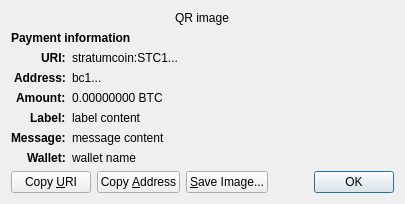
<?xml version="1.0" encoding="UTF-8"?>
<ui version="4.0">
 <class>ReceiveRequestDialog</class>
 <widget class="QDialog" name="ReceiveRequestDialog">
  <property name="geometry">
   <rect>
    <x>0</x>
    <y>0</y>
    <width>413</width>
    <height>229</height>
   </rect>
  </property>
  <property name="windowTitle">
   <string>Request payment to ...</string>
  </property>
  <layout class="QGridLayout" name="gridLayout" columnstretch="0,1">
   <property name="sizeConstraint">
    <enum>QLayout::SetFixedSize</enum>
   </property>
   <item row="0" column="0" colspan="2" alignment="Qt::AlignHCenter">
    <widget class="QRImageWidget" name="qr_code">
     <property name="text">
      <string notr="true">QR image</string>
     </property>
     <property name="textInteractionFlags">
      <set>Qt::NoTextInteraction</set>
     </property>
    </widget>
   </item>
   <item row="1" column="0" colspan="2">
    <widget class="QLabel" name="payment_header">
     <property name="font">
      <font>
       <weight>75</weight>
       <bold>true</bold>
      </font>
     </property>
     <property name="text">
      <string>Payment information</string>
     </property>
     <property name="textInteractionFlags">
      <set>Qt::NoTextInteraction</set>
     </property>
    </widget>
   </item>
   <item row="2" column="0" alignment="Qt::AlignRight|Qt::AlignTop">
    <widget class="QLabel" name="uri_tag">
     <property name="font">
      <font>
       <weight>75</weight>
       <bold>true</bold>
      </font>
     </property>
     <property name="text">
      <string notr="true">URI:</string>
     </property>
     <property name="textFormat">
      <enum>Qt::PlainText</enum>
     </property>
     <property name="textInteractionFlags">
      <set>Qt::NoTextInteraction</set>
     </property>
    </widget>
   </item>
   <item row="2" column="1" alignment="Qt::AlignTop">
    <widget class="QLabel" name="uri_content">
     <property name="text">
      <string notr="true">stratumcoin:STC1...</string>
     </property>
     <property name="textFormat">
      <enum>Qt::RichText</enum>
     </property>
     <property name="wordWrap">
      <bool>true</bool>
     </property>
     <property name="textInteractionFlags">
      <set>Qt::TextSelectableByMouse</set>
     </property>
    </widget>
   </item>
   <item row="3" column="0" alignment="Qt::AlignRight|Qt::AlignTop">
    <widget class="QLabel" name="address_tag">
     <property name="font">
      <font>
       <weight>75</weight>
       <bold>true</bold>
      </font>
     </property>
     <property name="text">
      <string>Address:</string>
     </property>
     <property name="textInteractionFlags">
      <set>Qt::NoTextInteraction</set>
     </property>
    </widget>
   </item>
   <item row="3" column="1" alignment="Qt::AlignTop">
    <widget class="QLabel" name="address_content">
     <property name="text">
      <string notr="true">bc1...</string>
     </property>
     <property name="textFormat">
      <enum>Qt::PlainText</enum>
     </property>
     <property name="textInteractionFlags">
      <set>Qt::TextSelectableByMouse</set>
     </property>
    </widget>
   </item>
   <item row="4" column="0" alignment="Qt::AlignRight|Qt::AlignTop">
    <widget class="QLabel" name="amount_tag">
     <property name="font">
      <font>
       <weight>75</weight>
       <bold>true</bold>
      </font>
     </property>
     <property name="text">
      <string>Amount:</string>
     </property>
     <property name="textInteractionFlags">
      <set>Qt::NoTextInteraction</set>
     </property>
    </widget>
   </item>
   <item row="4" column="1" alignment="Qt::AlignTop">
    <widget class="QLabel" name="amount_content">
     <property name="text">
      <string notr="true">0.00000000 BTC</string>
     </property>
     <property name="textFormat">
      <enum>Qt::PlainText</enum>
     </property>
     <property name="textInteractionFlags">
      <set>Qt::TextSelectableByMouse</set>
     </property>
    </widget>
   </item>
   <item row="5" column="0" alignment="Qt::AlignRight|Qt::AlignTop">
    <widget class="QLabel" name="label_tag">
     <property name="font">
      <font>
       <weight>75</weight>
       <bold>true</bold>
      </font>
     </property>
     <property name="text">
      <string>Label:</string>
     </property>
     <property name="textInteractionFlags">
      <set>Qt::NoTextInteraction</set>
     </property>
    </widget>
   </item>
   <item row="5" column="1" alignment="Qt::AlignTop">
    <widget class="QLabel" name="label_content">
     <property name="text">
      <string notr="true">label content</string>
     </property>
     <property name="textFormat">
      <enum>Qt::PlainText</enum>
     </property>
     <property name="wordWrap">
      <bool>true</bool>
     </property>
     <property name="textInteractionFlags">
      <set>Qt::TextSelectableByMouse</set>
     </property>
    </widget>
   </item>
   <item row="6" column="0" alignment="Qt::AlignRight|Qt::AlignTop">
    <widget class="QLabel" name="message_tag">
     <property name="font">
      <font>
       <weight>75</weight>
       <bold>true</bold>
      </font>
     </property>
     <property name="text">
      <string>Message:</string>
     </property>
     <property name="textInteractionFlags">
      <set>Qt::NoTextInteraction</set>
     </property>
    </widget>
   </item>
   <item row="6" column="1" alignment="Qt::AlignTop">
    <widget class="QLabel" name="message_content">
     <property name="text">
      <string notr="true">message content</string>
     </property>
     <property name="textFormat">
      <enum>Qt::PlainText</enum>
     </property>
     <property name="wordWrap">
      <bool>true</bool>
     </property>
     <property name="textInteractionFlags">
      <set>Qt::TextSelectableByMouse</set>
     </property>
    </widget>
   </item>
   <item row="7" column="0" alignment="Qt::AlignRight|Qt::AlignTop">
    <widget class="QLabel" name="wallet_tag">
     <property name="font">
      <font>
       <weight>75</weight>
       <bold>true</bold>
      </font>
     </property>
     <property name="text">
      <string>Wallet:</string>
     </property>
     <property name="textInteractionFlags">
      <set>Qt::NoTextInteraction</set>
     </property>
    </widget>
   </item>
   <item row="7" column="1" alignment="Qt::AlignTop">
    <widget class="QLabel" name="wallet_content">
     <property name="text">
      <string notr="true">wallet name</string>
     </property>
     <property name="textFormat">
      <enum>Qt::PlainText</enum>
     </property>
     <property name="wordWrap">
      <bool>true</bool>
     </property>
     <property name="textInteractionFlags">
      <set>Qt::TextSelectableByMouse</set>
     </property>
    </widget>
   </item>
   <item row="8" column="0" colspan="2">
    <layout class="QHBoxLayout" name="horizontalLayout">
     <item>
      <widget class="QPushButton" name="btnCopyURI">
       <property name="text">
        <string>Copy &amp;URI</string>
       </property>
       <property name="autoDefault">
        <bool>false</bool>
       </property>
      </widget>
     </item>
     <item>
      <widget class="QPushButton" name="btnCopyAddress">
       <property name="text">
        <string>Copy &amp;Address</string>
       </property>
       <property name="autoDefault">
        <bool>false</bool>
       </property>
      </widget>
     </item>
     <item>
      <widget class="QPushButton" name="btnSaveAs">
       <property name="text">
        <string>&amp;Save Image...</string>
       </property>
       <property name="autoDefault">
        <bool>false</bool>
       </property>
      </widget>
     </item>
     <item>
      <spacer name="horizontalSpacer_2">
       <property name="orientation">
        <enum>Qt::Horizontal</enum>
       </property>
       <property name="sizeHint" stdset="0">
        <size>
         <width>40</width>
         <height>20</height>
        </size>
       </property>
      </spacer>
     </item>
     <item>
      <widget class="QDialogButtonBox" name="buttonBox">
       <property name="focusPolicy">
        <enum>Qt::StrongFocus</enum>
       </property>
       <property name="standardButtons">
        <set>QDialogButtonBox::Ok</set>
       </property>
      </widget>
     </item>
    </layout>
   </item>
  </layout>
 </widget>
 <customwidgets>
  <customwidget>
   <class>QRImageWidget</class>
   <extends>QLabel</extends>
   <header>qt/qrimagewidget.h</header>
  </customwidget>
 </customwidgets>
 <tabstops>
  <tabstop>buttonBox</tabstop>
  <tabstop>btnCopyURI</tabstop>
  <tabstop>btnCopyAddress</tabstop>
  <tabstop>btnSaveAs</tabstop>
 </tabstops>
 <resources/>
 <connections>
  <connection>
   <sender>buttonBox</sender>
   <signal>accepted()</signal>
   <receiver>ReceiveRequestDialog</receiver>
   <slot>accept()</slot>
   <hints>
    <hint type="sourcelabel">
     <x>135</x>
     <y>230</y>
    </hint>
    <hint type="destinationlabel">
     <x>135</x>
     <y>126</y>
    </hint>
   </hints>
  </connection>
 </connections>
</ui>
